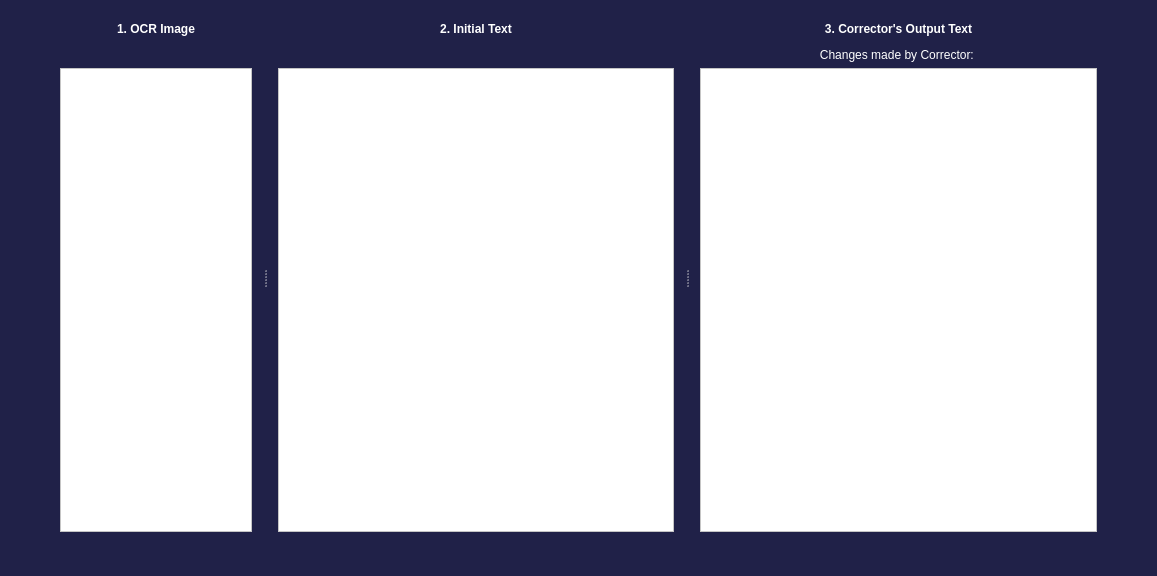
<?xml version="1.0" encoding="UTF-8"?>
<ui version="4.0">
 <class>InternDiffView</class>
 <widget class="QMainWindow" name="InternDiffView">
  <property name="geometry">
   <rect>
    <x>0</x>
    <y>0</y>
    <width>1157</width>
    <height>576</height>
   </rect>
  </property>
  <property name="windowTitle">
   <string>InternDiffView</string>
  </property>
  <property name="styleSheet">
   <string notr="true">background-color: rgb(32, 33, 72);</string>
  </property>
  <widget class="QWidget" name="centralWidget">
   <layout class="QHBoxLayout" name="horizontalLayout">
    <item>
     <widget class="QPushButton" name="prevButton">
      <property name="styleSheet">
       <string notr="true">border: 0px; </string>
      </property>
      <property name="text">
       <string/>
      </property>
      <property name="icon">
       <iconset resource="AppResources.qrc">
        <normaloff>:/Images/Resources/Previous.png</normaloff>:/Images/Resources/Previous.png</iconset>
      </property>
     </widget>
    </item>
    <item>
     <widget class="QSplitter" name="splitter">
      <property name="styleSheet">
       <string notr="true">QScrollBar:vertical { 
                                                border: none;
                                                background: white;
                                                width: 9.81px;
                                            }
QScrollBar::handle:vertical { 
                                                background-color:  rgba(1, 22, 51, 0.5);
                                                min-height: 273.41px;
														border: 0px solid red; 
														border-radius:4.905px;
														
                                            }
QScrollBar::add-line:vertical {       
                            height: 0px;
                            subcontrol-position: bottom; 
                            subcontrol-origin: margin; 
								
                        } 
QScrollBar::sub-line:vertical { 
                            height: 0 px; 
                            subcontrol-position: top; 
                            subcontrol-origin: margin; 
                        }

QScrollBar:horizontal { 
                                                border: none;
                                                background: white;
                                             		
                                            }
QScrollBar::handle:horizontal { 
                                                background-color:  rgba(1, 22, 51, 0.5);
														border: 0px solid red; 
														border-radius:4.905px;
                                            }
QScrollBar::add-line:horizontal {       
                            height: 0px;
                            subcontrol-position: bottom; 
                            subcontrol-origin: margin; 
								
                        } 
QScrollBar::sub-line:horizontal { 
                            height: 0 px; 
                            subcontrol-position: top; 
                            subcontrol-origin: margin; 
                        }

</string>
      </property>
      <property name="orientation">
       <enum>Qt::Horizontal</enum>
      </property>
      <widget class="QWidget" name="layoutWidget">
       <layout class="QVBoxLayout" name="verticalLayout_3">
        <item>
         <widget class="QLabel" name="label">
          <property name="styleSheet">
           <string notr="true">color: rgb(255, 255, 255);</string>
          </property>
          <property name="text">
           <string>&lt;p&gt;&lt;b&gt;1. OCR Image&lt;b&gt;&lt;/p&gt;
&lt;p&gt; &lt;/p&gt;</string>
          </property>
          <property name="alignment">
           <set>Qt::AlignCenter</set>
          </property>
         </widget>
        </item>
        <item>
         <widget class="QGraphicsView" name="graphicsView">
          <property name="font">
           <font>
            <family>Shobhika</family>
            <pointsize>10</pointsize>
            <weight>75</weight>
            <bold>true</bold>
           </font>
          </property>
          <property name="styleSheet">
           <string notr="true">background-color:white; color:black;</string>
          </property>
          <property name="sizeAdjustPolicy">
           <enum>QAbstractScrollArea::AdjustToContents</enum>
          </property>
          <property name="dragMode">
           <enum>QGraphicsView::ScrollHandDrag</enum>
          </property>
         </widget>
        </item>
       </layout>
      </widget>
      <widget class="QWidget" name="layoutWidget">
       <layout class="QVBoxLayout" name="verticalLayout">
        <item>
         <widget class="QLabel" name="OCRtextLabel">
          <property name="styleSheet">
           <string notr="true">color: rgb(255, 255, 255);</string>
          </property>
          <property name="text">
           <string>&lt;p&gt;&lt;b&gt;2. Initial Text&lt;b&gt;&lt;/p&gt;
&lt;p&gt; &lt;/p&gt;</string>
          </property>
          <property name="alignment">
           <set>Qt::AlignCenter</set>
          </property>
         </widget>
        </item>
        <item>
         <widget class="QTextBrowser" name="ocroutput">
          <property name="font">
           <font>
            <family>Shobhika</family>
            <pointsize>11</pointsize>
            <weight>75</weight>
            <bold>true</bold>
           </font>
          </property>
          <property name="styleSheet">
           <string notr="true">background-color:white; color:black;</string>
          </property>
          <property name="html">
           <string>&lt;!DOCTYPE HTML PUBLIC &quot;-//W3C//DTD HTML 4.0//EN&quot; &quot;http://www.w3.org/TR/REC-html40/strict.dtd&quot;&gt;
&lt;html&gt;&lt;head&gt;&lt;meta name=&quot;qrichtext&quot; content=&quot;1&quot; /&gt;&lt;style type=&quot;text/css&quot;&gt;
p, li { white-space: pre-wrap; }
&lt;/style&gt;&lt;/head&gt;&lt;body style=&quot; font-family:'Shobhika'; font-size:11pt; font-weight:600; font-style:normal;&quot;&gt;
&lt;p style=&quot;-qt-paragraph-type:empty; margin-top:0px; margin-bottom:0px; margin-left:0px; margin-right:0px; -qt-block-indent:0; text-indent:0px; font-weight:400;&quot;&gt;&lt;br /&gt;&lt;/p&gt;&lt;/body&gt;&lt;/html&gt;</string>
          </property>
         </widget>
        </item>
       </layout>
      </widget>
      <widget class="QWidget" name="layoutWidget">
       <layout class="QVBoxLayout" name="verticalLayout_2">
        <item>
         <widget class="QLabel" name="InternLabel">
          <property name="styleSheet">
           <string notr="true">color: rgb(255, 255, 255);</string>
          </property>
          <property name="text">
           <string>&lt;p&gt;&lt;b&gt;3. Corrector's Output Text&lt;/b&gt;&lt;/p&gt;Changes made by Corrector: </string>
          </property>
          <property name="alignment">
           <set>Qt::AlignCenter</set>
          </property>
         </widget>
        </item>
        <item>
         <widget class="QTextBrowser" name="current">
          <property name="font">
           <font>
            <family>Shobhika</family>
            <pointsize>11</pointsize>
            <weight>75</weight>
            <bold>true</bold>
           </font>
          </property>
          <property name="styleSheet">
           <string notr="true">background-color:white; color:black;</string>
          </property>
          <property name="html">
           <string>&lt;!DOCTYPE HTML PUBLIC &quot;-//W3C//DTD HTML 4.0//EN&quot; &quot;http://www.w3.org/TR/REC-html40/strict.dtd&quot;&gt;
&lt;html&gt;&lt;head&gt;&lt;meta name=&quot;qrichtext&quot; content=&quot;1&quot; /&gt;&lt;style type=&quot;text/css&quot;&gt;
p, li { white-space: pre-wrap; }
&lt;/style&gt;&lt;/head&gt;&lt;body style=&quot; font-family:'Shobhika'; font-size:11pt; font-weight:600; font-style:normal;&quot;&gt;
&lt;p style=&quot;-qt-paragraph-type:empty; margin-top:0px; margin-bottom:0px; margin-left:0px; margin-right:0px; -qt-block-indent:0; text-indent:0px; font-weight:400;&quot;&gt;&lt;br /&gt;&lt;/p&gt;&lt;/body&gt;&lt;/html&gt;</string>
          </property>
         </widget>
        </item>
       </layout>
      </widget>
     </widget>
    </item>
    <item>
     <widget class="QPushButton" name="NextButton">
      <property name="styleSheet">
       <string notr="true">border: 0px; </string>
      </property>
      <property name="text">
       <string/>
      </property>
      <property name="icon">
       <iconset resource="AppResources.qrc">
        <normaloff>:/Images/Resources/next.png</normaloff>:/Images/Resources/next.png</iconset>
      </property>
     </widget>
    </item>
   </layout>
  </widget>
  <widget class="QStatusBar" name="statusBar"/>
 </widget>
 <layoutdefault spacing="6" margin="11"/>
 <resources>
  <include location="AppResources.qrc"/>
  <include location="AppResources.qrc"/>
  <include location="AppResources.qrc"/>
 </resources>
 <connections/>
</ui>
